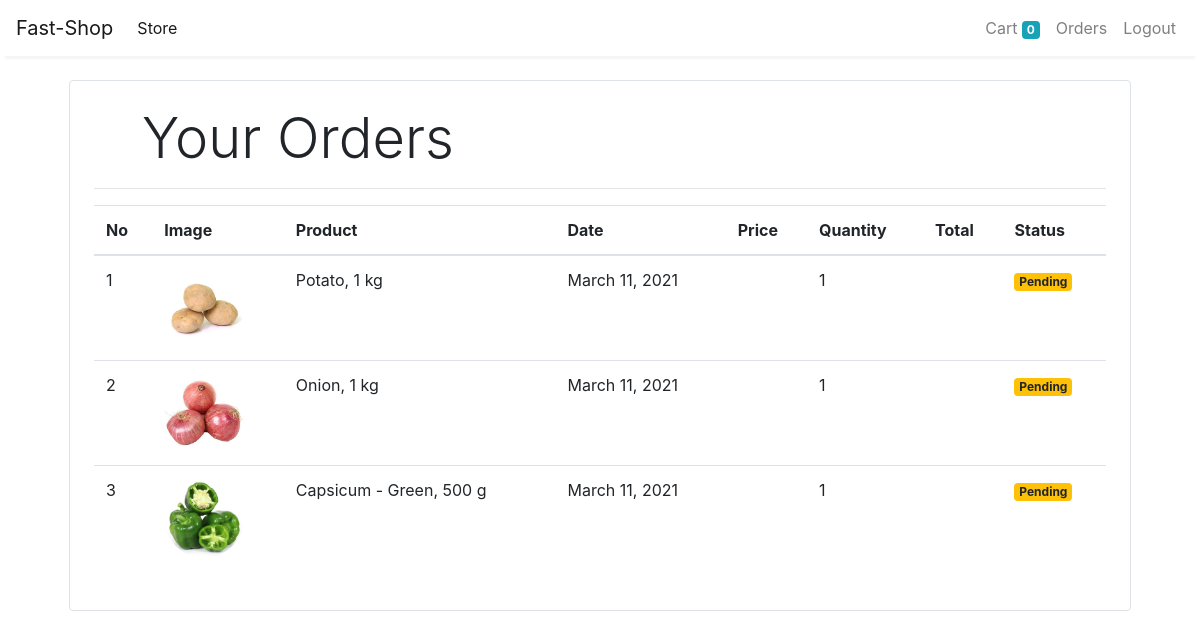
/orders (signed in), run on the app's committed database.
### store/models/orders.py (models this page shows, shortened)
class Order(models.Model):
    product = models.ForeignKey(Product,
                                on_delete=models.CASCADE)
    customer = models.ForeignKey(Customer,
                                 on_delete=models.CASCADE)
    quantity = models.IntegerField(default=1)
    price = models.IntegerField()
    address = models.CharField(max_length=50, default='', blank=True)
    phone = models.CharField(max_length=50, default='', blank=True)
    date = models.DateField(default=datetime.datetime.today)
    status = models.BooleanField(default=False)
    @staticmethod
    def get_orders_by_customer(customer_id):
        return Order.objects.filter(customer=customer_id).order_by('-date')

### store/models/product.py (models this page shows, shortened)
class Product(models.Model):
    name = models.CharField(max_length=50)
    price = models.IntegerField(default=0)
    category = models.ForeignKey(Category, on_delete=models.CASCADE, default=1)
    description = models.CharField(max_length=200, default='' , null=True , blank=True)
    image = models.ImageField(upload_to='uploads/products/')

### store/middlewares/auth.py (the view)
    def middleware(request):
        print(request.session.get('customer'))
        returnUrl = request.META['PATH_INFO']
        print(request.META['PATH_INFO'])
        if not request.session.get('customer'):
           return redirect(f'login?return_url={returnUrl}')
        response = get_response(request)
        return response

### store/templatetags/custom_filter.py (called while the page is built)
@register.filter(name='currency')
def currency(number):
    return ""

@register.filter(name='multiply')
def multiply(number , number1):
    return number * number1

### store/views/orders.py (called while the page is built)
    def get(self , request ):
        customer = request.session.get('customer')
        orders = Order.get_orders_by_customer(customer)
        print(orders)
        return render(request , 'orders.html'  , {'orders' : orders})

### store/templates/orders.html
{% extends 'base.html' %}
{% block content %}
{% load cart %}
{% load custom_filter %}
<div class="container">
   <div class="border rounded p-4 m-4">
        <p class="display-4 pl-4 ml-4">Your Orders</p>
        <hr>
        <table class="table">
            <thead>
                <tr>
                    <th>No</th>
                    <th>Image</th>
                    <th>Product</th>
                    <th>Date</th>
                    <th>Price</th>
                    <th>Quantity</th>
                    <th>Total</th>
                    <th>Status</th>
                </tr>
            </thead>
            <tbody>
                {% for order in orders %}
                <tr>
                    <td>{{forloop.counter}}</td>
                    <td><img style="height: 80px;" class="rounded-circle" src="{{order.product.image.url}}" alt=""></td>
                    <td>{{order.product.name}}</td>
                    <td>{{order.date}}</td>
                    <td>{{order.price|currency}}</td>
                    <td>{{order.quantity}}</td>
                    <td>{{order.quantity|multiply:order.price|currency}}</td>
                    {% if order.status %}
                    <td><small class="badge badge-success">Completed</small></td>
                    {%else%}
                    <td><small class="badge badge-warning">Pending</small></td>
                    {% endif %}
                </tr>
                {% endfor %}
            </tbody>
        </table>
   </div>
</div>
{% endblock %}

### data on the page
Order: product.image (picture), product.name "Potato, 1 kg", date "March 11, 2021", quantity "1", status "Pending"
Order: product.image (picture), product.name "Onion, 1 kg", date "March 11, 2021", quantity "1", status "Pending"
Order: product.image (picture), product.name "Capsicum - Green, 500 g", date "March 11, 2021", quantity "1", status "Pending"

### other printed values
{{ request.session.cart.keys|length }} "0"
